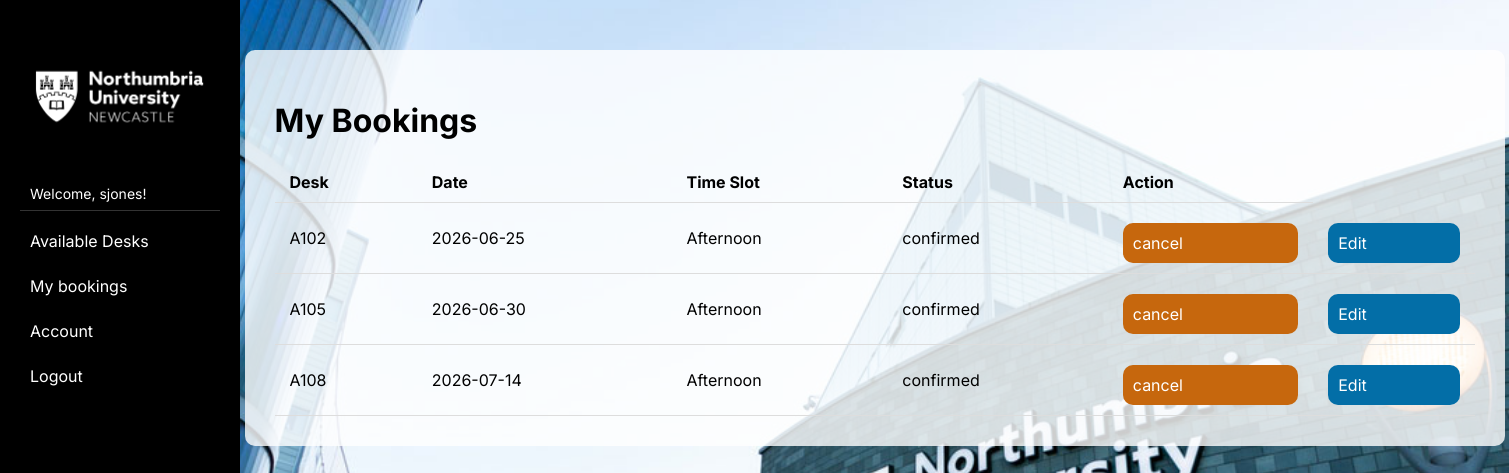
Screenshot of /mybookings (signed in) with the database file from the repository.
### tables this page shows
CREATE TABLE bookings (
            id INTEGER PRIMARY KEY AUTOINCREMENT,
            user_id  INTEGER NOT NULL,
            desk_id INTEGER NOT NULL, 
            date TEXT NOT NULL,
            time_slot  TEXT NOT NULL,
            status TEXT NOT NULL DEFAULT 'confirmed'          
        );

CREATE TABLE desks (
            id INTEGER PRIMARY KEY AUTOINCREMENT,
            desk_number TEXT NOT NULL UNIQUE,
            department TEXT NOT NULL, 
            status TEXT NOT NULL DEFAULT 'Available',
            floor INTEGER NOT NULL      
        );

### app.py (the view)
@app.route("/mybookings")
def my_bookings():
    if 'user_id' not in session:
        return redirect(url_for('login'))
    db = get_db()
    user_id = session['user_id']
    bookings = db.execute("SELECT bookings.*, desks.desk_number FROM bookings "
    "JOIN desks ON bookings.desk_id= desks.id "
    "WHERE bookings.user_id = ? " "AND bookings.status != 'cancelled'",
    (user_id,)).fetchall()
    return render_template ("mybookings.html", bookings=bookings)

### app.py (called while the page is built)
def get_db():
    if '_database' not in g:
        g._database = sqlite3.connect(DATABASE)
        g._database.row_factory = sqlite3.Row
    return g._database

@app.teardown_appcontext
def close_connection(exception):
    db = g.pop('_database', None)
    if db:
        db.close()

def get_user():
    if 'user_id' in session:
        return {
            'name': session['username'],
            'is_admin': session.get('role') =='admin'
        }
    return None

@app.context_processor
def inject_user():
    return dict(user=get_user())

### templates/mybookings.html
{% extends "base.html" %}
{% block content %}
        <div class="card">
            <h1>My Bookings</h1>
            <table>
                <thead>
                    <tr>
                        <th>Desk</th>
                        <th>Date</th>
                        <th>Time Slot</th>
                        <th>Status</th>
                        <th>Action</th>
                    </tr>
                </thead>
                <tbody>
                    {% for booking in bookings %}
                    <tr>
                        <td>{{ booking["desk_number"] }}</td>
                        <td>{{ booking["date"] }}</td>
                        <td>{{ booking["time_slot"] }}</td>
                        <td>{{ booking["status"] }}</td>
                        <td>
                            <a href="/cancel/{{ booking["id"] }}"
                            class="cancel-btn"
                            onclick="return confirm ('Are you sure you want to cancel this booking?')">cancel</a>
                        <td><a href="/edit_bookings/{{ booking["id"] }}" class="edit-btn">Edit</a></td>
                    </tr>
                    {% endfor %}
                </tbody>
            </table>
        </div>
{% endblock %}

### static/style.css (style rules this page uses)
body { background-image: url(/static/Northumbria.jpg); background-size: cover; background-position: center; min-height: 100vh; margin: 0; }
h1 { color: black; }
a { color: black; }
.card { background-color: rgba(255, 255, 255, 0.8); padding: 30px; width: 1200px; margin: 50px auto; border-radius: 10px; }
.card a { background-color:#036ea7; padding: 10px; text-decoration: none; display: block; color: white; margin-top: 10px; border-radius: 10px; }
.card a.edit-btn { background-color: #036ea7; color: white; }
.card a.cancel-btn { background-color: #c6670d; color: white; }
th, td { padding: 10px 15px; text-align: left; }
body { font-family: 'Inter', sans-serif; }
table { border-collapse: collapse; width: 100%; }
td, th { border-bottom: 1px solid #ddd; }

### rows the page displays
bookings: desk_number "A102", date "2026-06-25", time_slot "Afternoon", status "confirmed"
bookings: desk_number "A105", date "2026-06-30", time_slot "Afternoon", status "confirmed"
bookings: desk_number "A108", date "2026-07-14", time_slot "Afternoon", status "confirmed"

### other values shown
{{ user.name }} "sjones"
